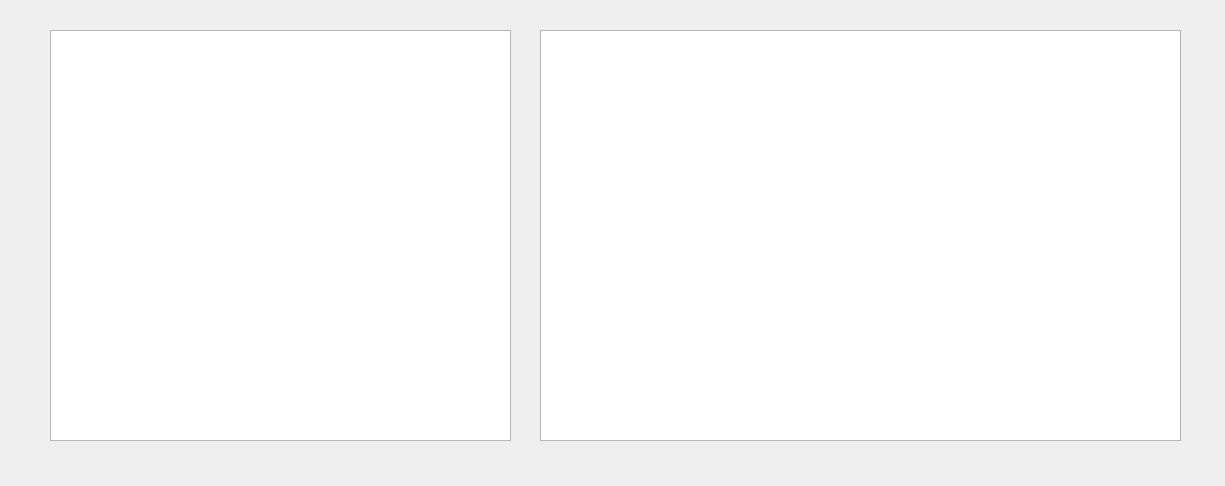
<?xml version="1.0" encoding="UTF-8"?>
<ui version="4.0">
 <class>ResultDialog</class>
 <widget class="QDialog" name="ResultDialog">
  <property name="geometry">
   <rect>
    <x>0</x>
    <y>0</y>
    <width>1225</width>
    <height>486</height>
   </rect>
  </property>
  <property name="windowTitle">
   <string>Report</string>
  </property>
  <widget class="QPlainTextEdit" name="plainTextEdit">
   <property name="geometry">
    <rect>
     <x>50</x>
     <y>30</y>
     <width>461</width>
     <height>411</height>
    </rect>
   </property>
   <property name="readOnly">
    <bool>true</bool>
   </property>
  </widget>
  <widget class="QPlainTextEdit" name="plainTextEdit_2">
   <property name="geometry">
    <rect>
     <x>540</x>
     <y>30</y>
     <width>641</width>
     <height>411</height>
    </rect>
   </property>
   <property name="readOnly">
    <bool>true</bool>
   </property>
  </widget>
 </widget>
 <resources/>
 <connections/>
</ui>
